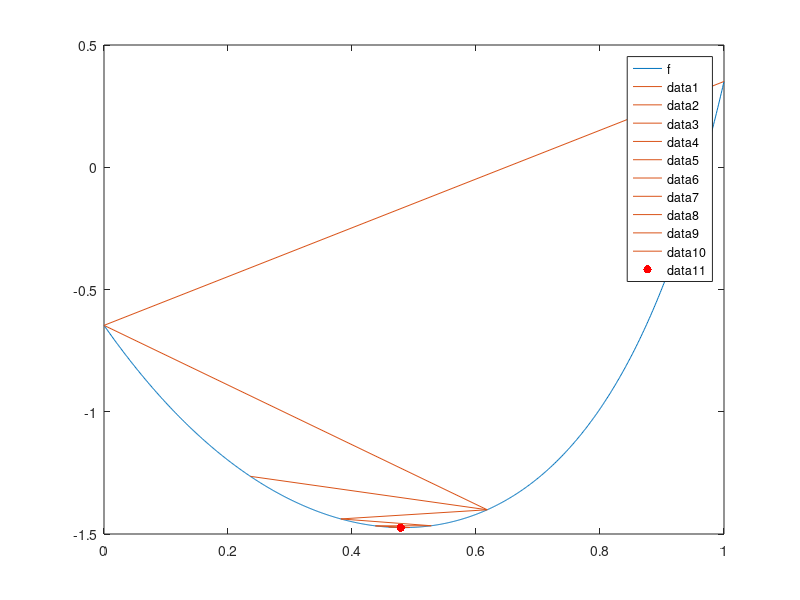

The MATLAB source for this figure:
function lab_02()
    clc();

    a = 0;
    b = 1;
    eps = 1e-2;

    debugFlag = true;
    delay = 0.5;

    fplot(@f, [a, b]);
    hold on;

    tau = (sqrt(5) - 1) / 2;
    l = b - a;

    x1 = b - tau * l;
    x2 = a + tau * l;
    f1 = f(x1);
    f2 = f(x2);

    N = 2;
    while true
        if debugFlag
            fprintf('N = %2d:   a = %.10f;   b = %.10f;\n', N, a, b);
            line([a b], [f(a) f(b)]);
            pause(delay);
        end

        if l > 2 * eps
            if f1 <= f2
                b = x2;
                l = b - a;

                x2 = x1;
                f2 = f1;

                x1 = b - tau * l;
                f1 = f(x1);
            else
                a = x1;
                l = b - a;

                x1 = x2;
                f1 = f2;

                x2 = a + tau * l;
                f2 = f(x2);
            end

            N = N + 1;
        else
            xStar = (a + b) / 2;
            fStar= f(xStar);

            N = N + 1;
            break
        end
    end

    scatter(xStar, fStar, 'r', 'filled');
    fprintf('\nОтвет:   x* = %.10f;   f(x*) = %.10f.\n\n', xStar, fStar);
end

function y = f(x)
    y = cosh((3 .* power(x, 3) + 2 .* power(x, 2) - 4 .* x + 5) ./ 3) + tanh((power(x, 3) - 3 .* power(2, 1/2) .* x - 2) ./ (2 .* x + power(2, 1/2))) - 2.5;
    % при сдаче лабы 
    % y = 5 - exp(-(power(x - 0.888, 2)));
end
